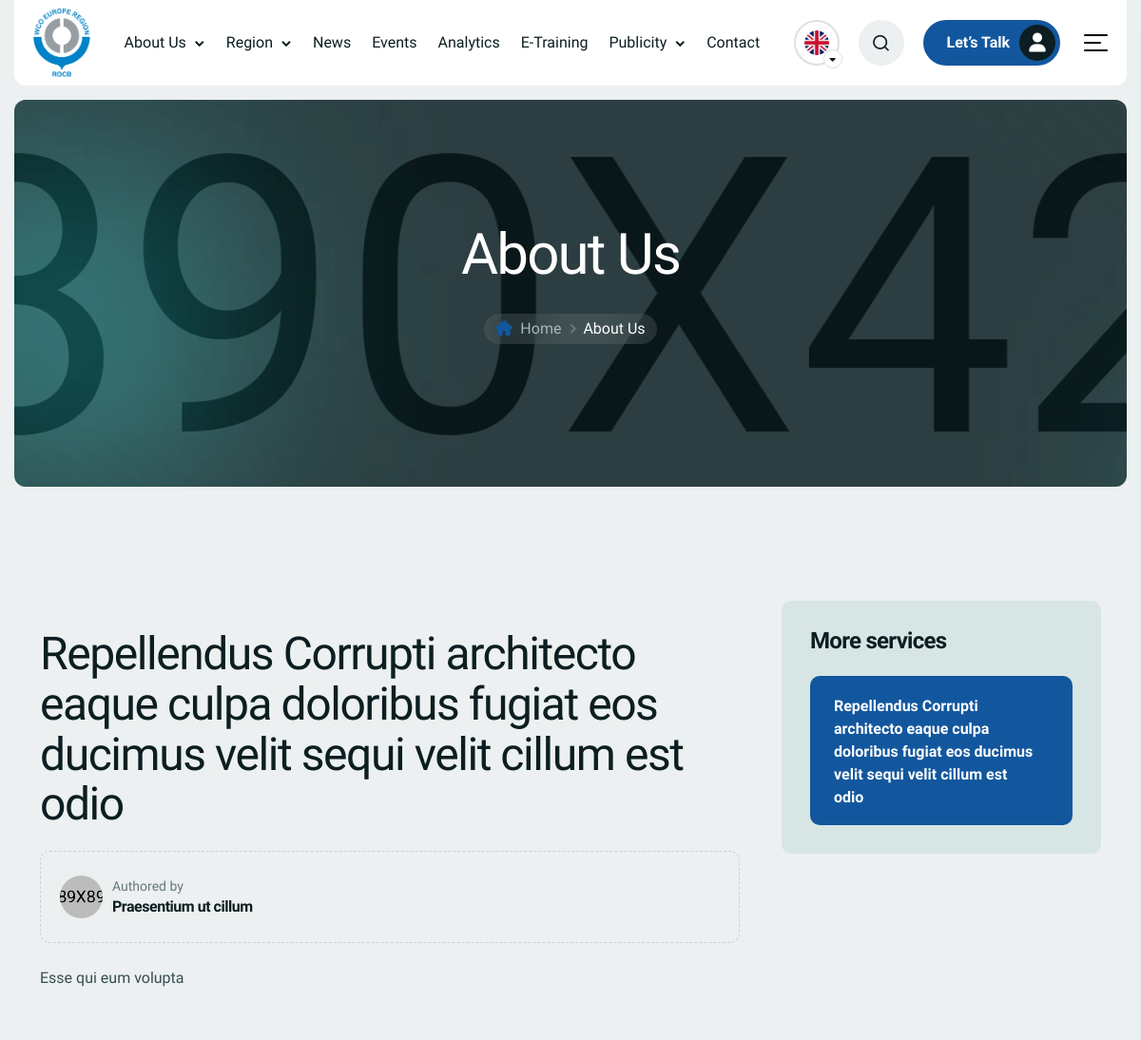
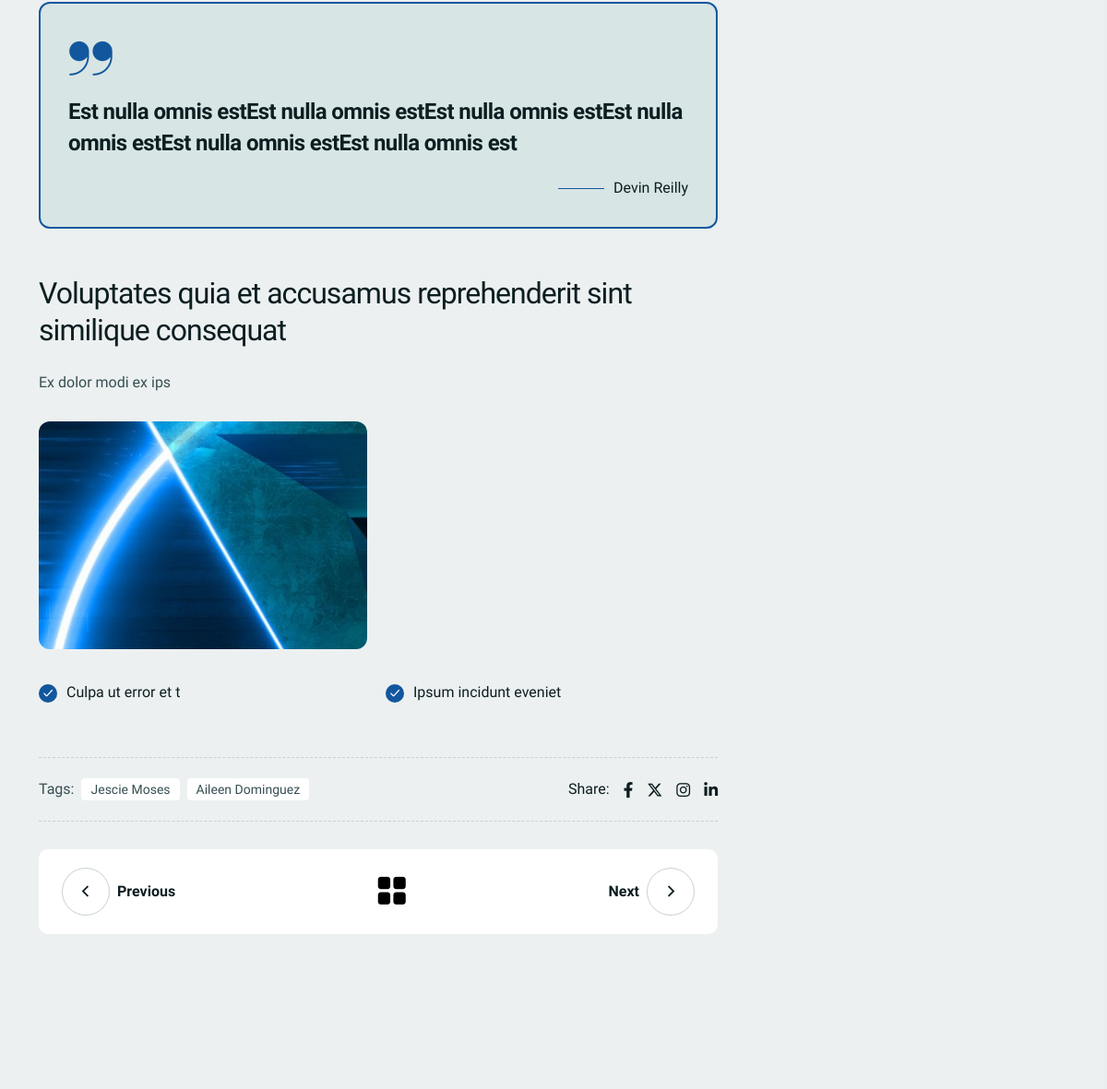
The page /en/about/ (upper part) on the database as committed earlier (2 pictures, top to bottom).
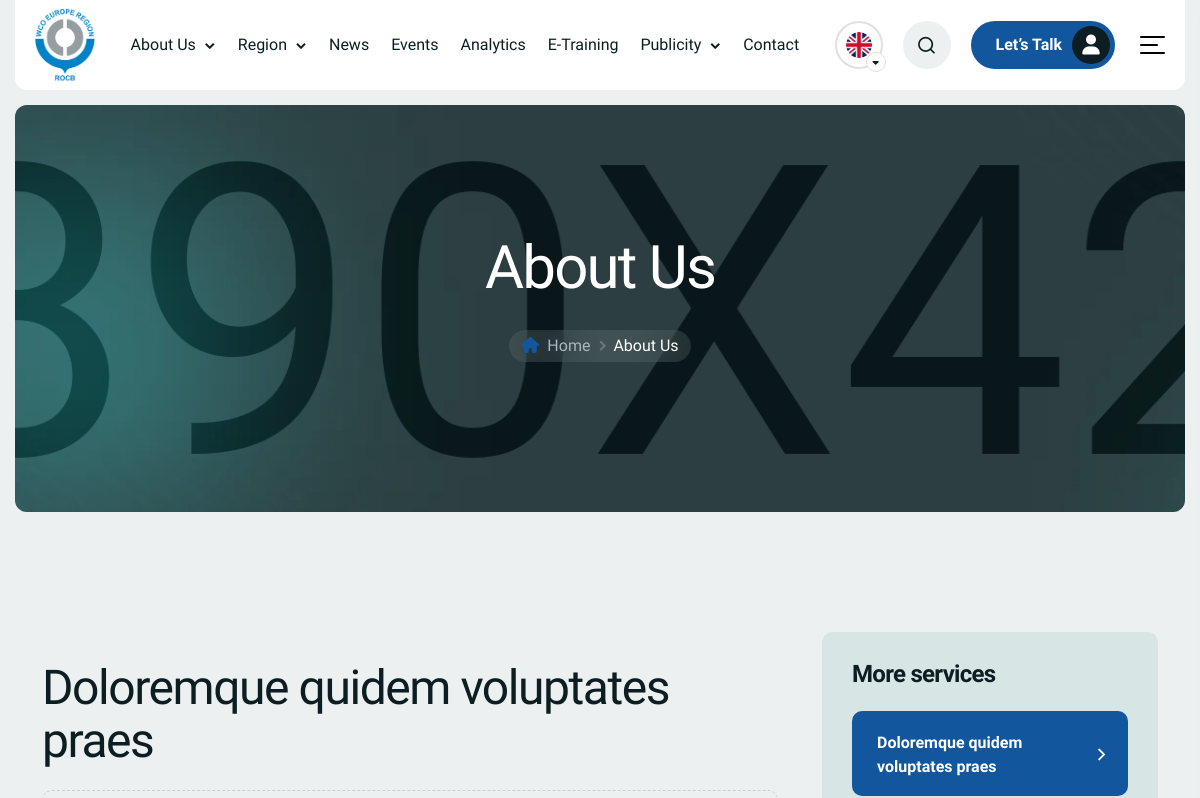
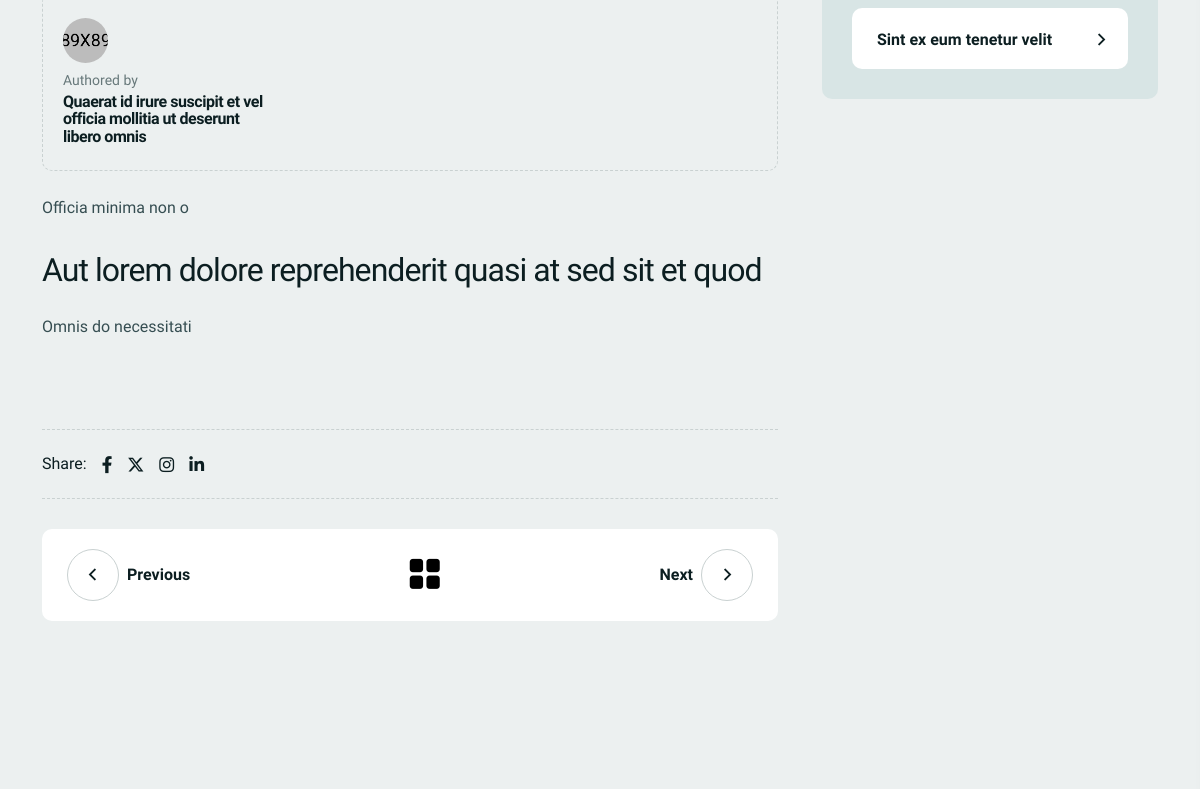
The same page on the database as committed later (2 pictures, top to bottom).
### about/models.py (models this page shows, shortened)
class About(models.Model):
    title = models.CharField(max_length=200, verbose_name="Title")
    slug = models.SlugField(unique=True, editable=False, blank=True, null=True)
    description = models.TextField(verbose_name="Description")
    image = models.ImageField(
        upload_to='about_images/', verbose_name="Image", blank=True, null=True)
    created_at = models.DateTimeField(
        auto_now_add=True, verbose_name="Created At")
    created_by = models.CharField(
        max_length=100, verbose_name="Created By", blank=True, null=True)
    class Meta:
        verbose_name = "About"
        verbose_name_plural = "Abouts"

class BlockQuote(models.Model):
    aboutsection = models.ForeignKey(
        AboutSection, on_delete=models.CASCADE, related_name='block_quotes')
    fullname = models.CharField(max_length=200, verbose_name="Full Name")
    content = models.TextField(verbose_name="Content")
    class Meta:
        verbose_name = "Block Quote"
        verbose_name_plural = "Block Quotes"

class AboutSection(models.Model):
    about = models.ForeignKey(
        About, on_delete=models.CASCADE, related_name='sections')
    title = models.CharField(max_length=200, verbose_name="Section Title")
    description = models.TextField(verbose_name="Section Description")
    order = models.PositiveIntegerField(default=0, verbose_name="Order")
    class Meta:
        verbose_name = "About Section"
        verbose_name_plural = "About Sections"
        ordering = ['order']

class Image(models.Model):
    aboutsection = models.ForeignKey(
        AboutSection, on_delete=models.CASCADE, related_name='images')
    alttag = models.CharField(
        max_length=200, verbose_name="Alt Tag", blank=True, null=True)
    image = models.ImageField(upload_to='about_images/', verbose_name="Image")
    class Meta:
        verbose_name = "Image"
        verbose_name_plural = "Images"

class MiniTitle(models.Model):
    title = models.CharField(max_length=200, verbose_name="Mini Title")
    aboutsection = models.ForeignKey(
        AboutSection, on_delete=models.CASCADE, related_name='mini_titles')
    class Meta:
        verbose_name = "Mini Title"
        verbose_name_plural = "Mini Titles"

class Tag(models.Model):
    title = models.CharField(max_length=100, verbose_name="Tag Name")
    about = models.ForeignKey(
        About, on_delete=models.CASCADE, related_name='tags', blank=True, null=True)
    class Meta:
        verbose_name = "Tag"
        verbose_name_plural = "Tags"

### about/views.py (the view)
# urls.py: path('about/', views.about_page, name='about_default'),
def about_page(request, slug=None):
    tabs = list(About.objects.order_by('created_at'))
    if not tabs:
        return render(request, "about.html", {
            "tabs": [],
            "selected_tab": None,
            "about": None
        })
    if slug:
        selected_tab = get_object_or_404(About, slug=slug)
    else:
        selected_tab = tabs[0]
    current_index = tabs.index(selected_tab)
    prev_tab = tabs[current_index - 1] if current_index > 0 else None
    next_tab = tabs[current_index +
                    1] if current_index < len(tabs) - 1 else None
    sections = selected_tab.sections.prefetch_related(
        'mini_titles', 'images', 'block_quotes'
    ).all()
    tags = selected_tab.tags.all()
    return render(request, "about.html", {
        "tabs": tabs,
        "selected_tab": selected_tab,
        "about": selected_tab,
        "sections": sections,
        "tags": tags,
        "prev_tab": prev_tab,
        "next_tab": next_tab
    })

### templates/about.html (shortened to what this page needs)
{% load static %} {% load i18n %}
<!DOCTYPE html>
<html class="no-js" lang="en">
  <head>
    <link rel="stylesheet" href="{% static 'assets/css/bootstrap.min.css' %}" />
    <link
      rel="stylesheet"
      href="{% static 'assets/css/font-awesome-pro.min.css' %}"
    />
    <link rel="stylesheet" href="{% static 'assets/css/animate.min.css' %}" />
    <link rel="stylesheet" href="{% static 'assets/css/bexon-icons.css' %}" />
    <link rel="stylesheet" href="{% static 'assets/css/nice-select.css' %}" />
    <link rel="stylesheet" href="{% static 'assets/css/swiper.min.css' %}" />
    <link rel="stylesheet" href="{% static 'assets/css/venobox.min.css' %}" />
    <link rel="stylesheet" href="{% static 'assets/css/style.css' %}" />
    <link
      rel="stylesheet"
      href="{% static 'assets/css/odometer-theme-default.css' %}"
    />
    <link rel="stylesheet" href="{% static 'assets/css/meanmenu.css' %}" />
    <link rel="stylesheet" href="{% static 'assets/css/main.css' %}" />
    <link rel="stylesheet" href="{% static 'assets/css/style.css' %}" />
  </head>
  <body>
    {% include 'components/navbar.html' %}
    <main id="primary" class="site-main">
      <section
        class="tj-page-header section-gap-x"
        data-bg-image="{% static 'assets/images/bg/pheader-bg.webp' %}"
      >
        <div class="container">
          <div class="row">
            <div class="col-lg-12">
              <div class="tj-page-header-content text-center">
                <h1 class="tj-page-title">About Us</h1>
                <div class="tj-page-link">
                  <span><i class="tji-home"></i></span>
                  <span>
                    <a href="index.html">Home</a>
                  </span>
                  <span><i class="tji-arrow-right"></i></span>
                  <span>
                    <span>About Us</span>
                  </span>
                </div>
              </div>
            </div>
          </div>
        </div>
        <div
          class="page-header-overlay"
          data-bg-image="{% static 'assets/images/shape/pheader-overlay.webp' %}"
        ></div>
      </section>
      <section class="tj-blog-section section-gap">
        <div class="container">
          <div class="row row-gap-5">
            <div class="col-lg-8">
              <div class="post-details-wrapper">
                <h2 class="title title-anim">{{ about.title }}</h2>
                <div
                  class="blog-category-two wow fadeInUp"
                  data-wow-delay=".3s"
                >
                  <div class="category-item">
                    <div class="cate-images">
                      <img
                        src="{% static 'assets/images/testimonial/client-2.webp' %}"
                        alt="Images"
                      />
                    </div>
                    <div class="cate-text">
                      <span class="degination">Authored by</span>
                      <h6 class="title">
                        <a href="blog-details.html">{{ about.created_by }}</a>
                      </h6>
                    </div>
                  </div>
                </div>
                <div class="blog-text">
                  <p class="wow fadeInUp" data-wow-delay=".3s">
                    {{ about.description }}
                  </p>
                  {% for section in sections %}
                  {% for quote in section.block_quotes.all %}
                  <blockquote class="wow fadeInUp" data-wow-delay=".3s">
                    <p>{{ quote.content }}</p>
                    <cite>{{ quote.fullname }}</cite>
                  </blockquote>
                  {% endfor %}
                  <h3 class="wow fadeInUp" data-wow-delay=".3s">
                    {{ section.title }}
                  </h3>
                  <p class="wow fadeInUp" data-wow-delay=".3s">
                    {{ section.description }}
                  </p>
                  <div class="images-wrap">
                    <div class="row">
                       {% for image in section.images.all %}
                      <div class="col-sm-6">
                        <div
                          class="image-box wow fadeInUp"
                          data-wow-delay=".3s"
                        >
                        <img src="{{ image.image.url }}" alt="{{ image.alttag|default:'Image' }}">
                        </div>
                      </div>
                     {% endfor %}
                    </div>
                  </div>
                  <ul class="wow fadeInUp" data-wow-delay=".3s">
                    {% for mini_title in section.mini_titles.all %}
                    <li>
                      <span><i class="tji-check"></i></span>{{ mini_title.title }}
                    </li>
                    {% endfor %}
                  </ul>
                </div>
                <div class="tj-tags-post wow fadeInUp" data-wow-delay=".3s">
                  {% if tags %}
                  <div class="tagcloud">
                    <span>Tags:</span>
                     {% for tag in tags %}
                     <a href="#">{{ tag.title }}</a>
        {% endfor %}
                  </div>
                  {% endif %}
                  <div class="post-share">
                    <ul>
                      <li>Share:</li>
                      <li>
                        <a href="https://www.facebook.com/" target="_blank"
                          ><i class="fa-brands fa-facebook-f"></i
                        ></a>
                      </li>
                      <li>
                        <a href="https://x.com/" target="_blank"
                          ><i class="fa-brands fa-x-twitter"></i
                        ></a>
                      </li>
                      <li>
                        <a href="https://www.instagram.com/" target="_blank"
                          ><i class="fa-brands fa-instagram"></i
                        ></a>
                      </li>
                      <li>
                        <a href="https://www.linkedin.com/" target="_blank"
                          ><i class="fa-brands fa-linkedin-in"></i
                        ></a>
                      </li>
                    </ul>
                  </div>
                </div>
               <div class="tj-post__navigation wow fadeInUp" data-wow-delay=".3s">
    <div class="tj-nav__post previous">
        <div class="tj-nav-post__nav prev_post">
            {% if prev_tab %}
                <a href="{% url 'about:about_tab' slug=prev_tab.slug %}">
                    <span><i class="tji-arrow-left"></i></span>Previous
                </a>
            {% else %}
                <a class="disabled"><span><i class="tji-arrow-left"></i></span>Previous</a>
            {% endif %}
        </div>
    </div>
    <div class="tj-nav-post__grid">
        <a href="{% url 'about:about_default' %}"><i class="tji-window"></i></a>
    </div>
    <div class="tj-nav__post next">
        <div class="tj-nav-post__nav next_post">
            {% if next_tab %}
                <a href="{% url 'about:about_tab' slug=next_tab.slug %}">
                    Next<span><i class="tji-arrow-right"></i></span>
                </a>
            {% else %}
                <a class="disabled">Next<span><i class="tji-arrow-right"></i></span></a>
            {% endif %}
        </div>
    </div>
</div>
              </div>
            </div>
            {% endfor %}
            <div class="col-lg-4">
              <div class="tj-main-sidebar sticky-lg-top">
                <div
                  class="tj-sidebar-widget service-categories wow fadeInUp"
                  data-wow-delay=".1s"
                >
                  <h4 class="widget-title">More services</h4>
                  <ul>
                    {% for tab in tabs %}
                    <li>
                      <a
                        href="{% url 'about:about_tab' tab.slug %}"
                        class="{% if tab == selected_tab %}active{% endif %}"
                      >
                        {{ tab.title }}
                        <span class="icon"
                          ><i class="tji-arrow-right"></i
                        ></span>
                      </a>
                    </li>
                    {% endfor %}
                  </ul>
                </div>
              </div>
            </div>
          </div>
        </div>
      </section>
    </main>
  </body>
</html>

### templates/components/navbar.html (shortened to what this page needs)
{% load static %} {% load i18n %}
<header class="header-area header-1 section-gap-x">
  <div class="container-fluid">
    <div class="row">
      <div class="col-12">
        <div class="header-wrapper">
          <div class="site_logo">
            <a class="logo" href="{% url 'home' %}"
              ><img style="height: 75px" src="{% static 'logo.png' %}" alt=""
            /></a>
          </div>
          <div class="menu-area d-none d-lg-inline-flex align-items-center">
            <nav id="mobile-menu" class="mainmenu">
              <ul>
                <li class="has-dropdown">
                  <a href="{% url 'about:about_default' %}">About Us</a>
                </li>
                <li class="has-dropdown">
                  <a href="#">Region</a>
                </li>
                <li>
                  <a href="#">News</a>
                </li>
                <li>
                  <a href="#">Events</a>
                </li>
                <li><a href="#">Analytics</a></li>
                <li><a href="#">E-Training</a></li>
                <li class="has-dropdown">
                  <a href="#">Publicity</a>
                </li>
                <li><a href="{% url 'contact:contact' %}">Contact </a></li>
              </ul>
            </nav>
          </div>
          <div class="header-right-item d-none d-lg-inline-flex">
            <div class="header-flag">
              <button class="flag" id="flagButton1">
               <img
                  id="currentFlag"
                  src="{% if LANGUAGE_CODE == 'en' %}
                    {% static 'assets/images/united-kingdom (1).png' %}
                  {% else %}
                    {% static 'assets/images/united-kingdom (1).png' %}
                  {% endif %}"
                  alt="language"
                />
                <i class="fa-solid fa-caret-down"></i>
              </button>
            </div>
            <div class="header-search">
              <button class="search">
                <i class="tji-search"></i>
              </button>
            </div>
            <div class="header-button">
              <a class="main-color-rocb" href="{% url 'contact:contact' %}">
                <span class="btn-text"><span>Let’s Talk</span></span>
                <span class="btn-icon"><i class="fa-solid fa-user"></i></span>
              </a>
            </div>
            <div class="menu_bar menu_offcanvas d-none d-lg-inline-flex">
              <span></span>
              <span></span>
              <span></span>
            </div>
          </div>
        </div>
      </div>
    </div>
  </div>
</header>

### templates/components/scroll-navbar.html (shortened to what this page needs)
{% load static %} {% load i18n %}

### templates/components/footer.html (shortened to what this page needs)
{% load static %} {% load i18n %}

Rows that differ between the two databases and show on the page:
removed About: title "Repellendus Corrupti architecto eaque culpa doloribus fugiat eos ducimus velit sequi velit cillum est odio", created_by "Praesentium ut cillum", description "Esse qui eum volupta"
removed AboutSection: title "Voluptates quia et accusamus reprehenderit sint similique consequat", description "Ex dolor modi ex ips", shows "Next"
removed BlockQuote: content "Est nulla omnis estEst nulla omnis estEst nulla omnis estEst nulla omnis estEst nulla omnis estEst nulla omnis est", fullname "Devin Reilly"
removed Image: image (picture)
removed MiniTitle: title "Culpa ut error et t"
removed MiniTitle: title "Ipsum incidunt eveniet"
removed Tag: title "Jescie Moses"
removed Tag: title "Aileen Dominguez"
added About: title "Doloremque quidem voluptates praes", created_by "Quaerat id irure suscipit et vel officia mollitia ut deserunt libero omnis", description "Officia minima non o"
added AboutSection: title "Aut lorem dolore reprehenderit quasi at sed sit et quod", description "Omnis do necessitati", shows "Next"
added About: title "Sint ex eum tenetur velit"
